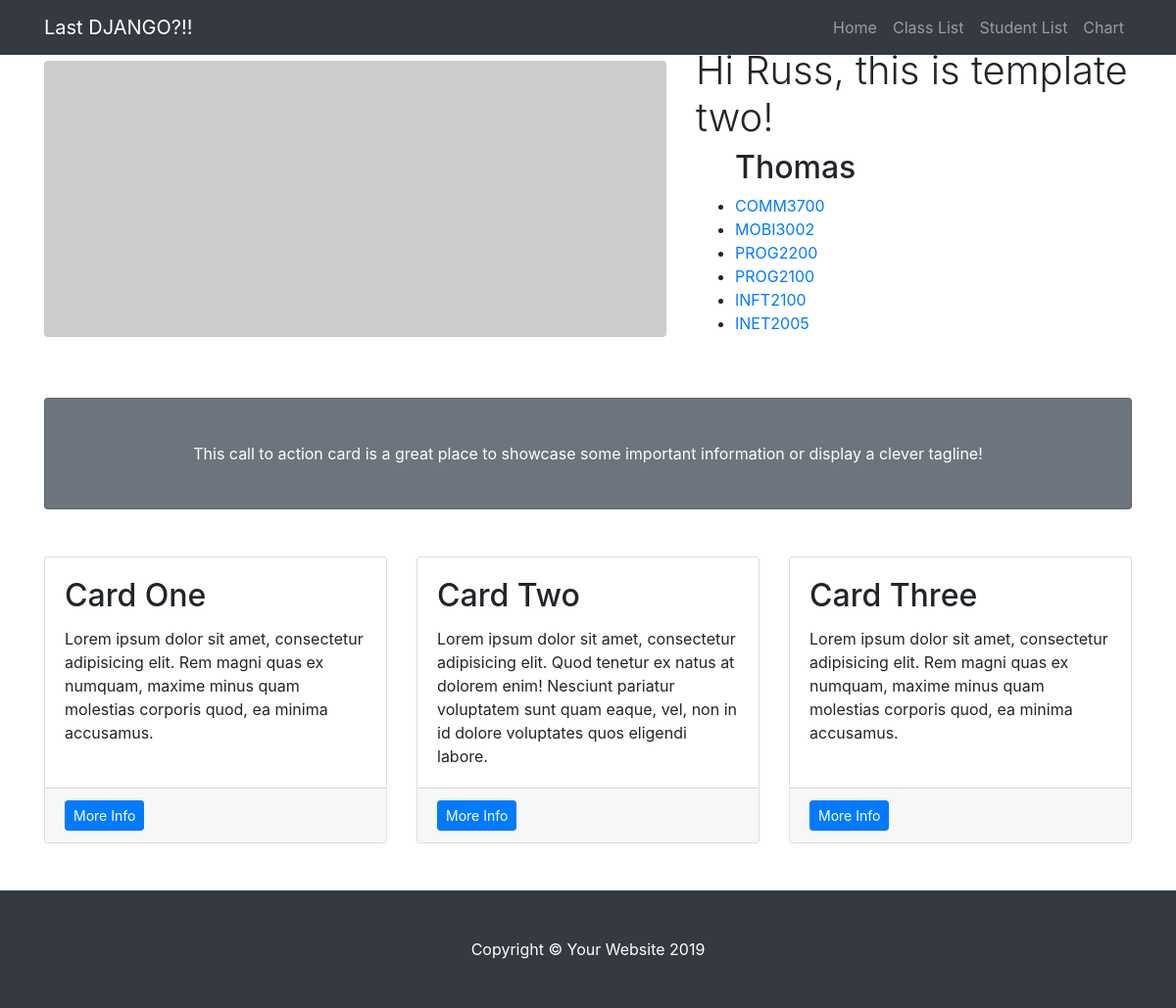
The page /Models/1/StudentDetails on the database its author committed.
### Models/models.py (models this page shows, shortened)
class Student(models.Model):
    student_name = models.CharField(max_length=200)
    student_courses = models.ManyToManyField(Course)

class Course(models.Model):
    course_name = models.CharField(max_length=200)
    course_days = models.ManyToManyField(Day)
    course_time = models.ManyToManyField(Time)
    def __str__(self):
        return self.course_name

### Models/views.py (the view)
# urls.py: path('<int:pk>/StudentDetails', views.StudentDetail.as_view(), name='studentDetail'),
class StudentDetail(generic.DetailView):
    model = Student
    template_name = 'Models/student_detail.html'

### templates/Models/student_detail.html
{% extends "Models/base.html" %}
{% block content %}
    <ul>
    <h2>{{ student.student_name }}</h2>
    {% for stu in student.student_courses.all %}
        <li><a href="{% url 'Models:classDetail' stu.id %}"> {{ stu }}</a></li>
        {% endfor %}
    </ul>
{% endblock %}

### rows shown on the page
Student: student_name "Thomas"
Course: course_name "COMM3700"
Course: course_name "MOBI3002"
Course: course_name "PROG2200"
Course: course_name "PROG2100"
Course: course_name "INFT2100"
Course: course_name "INET2005"
